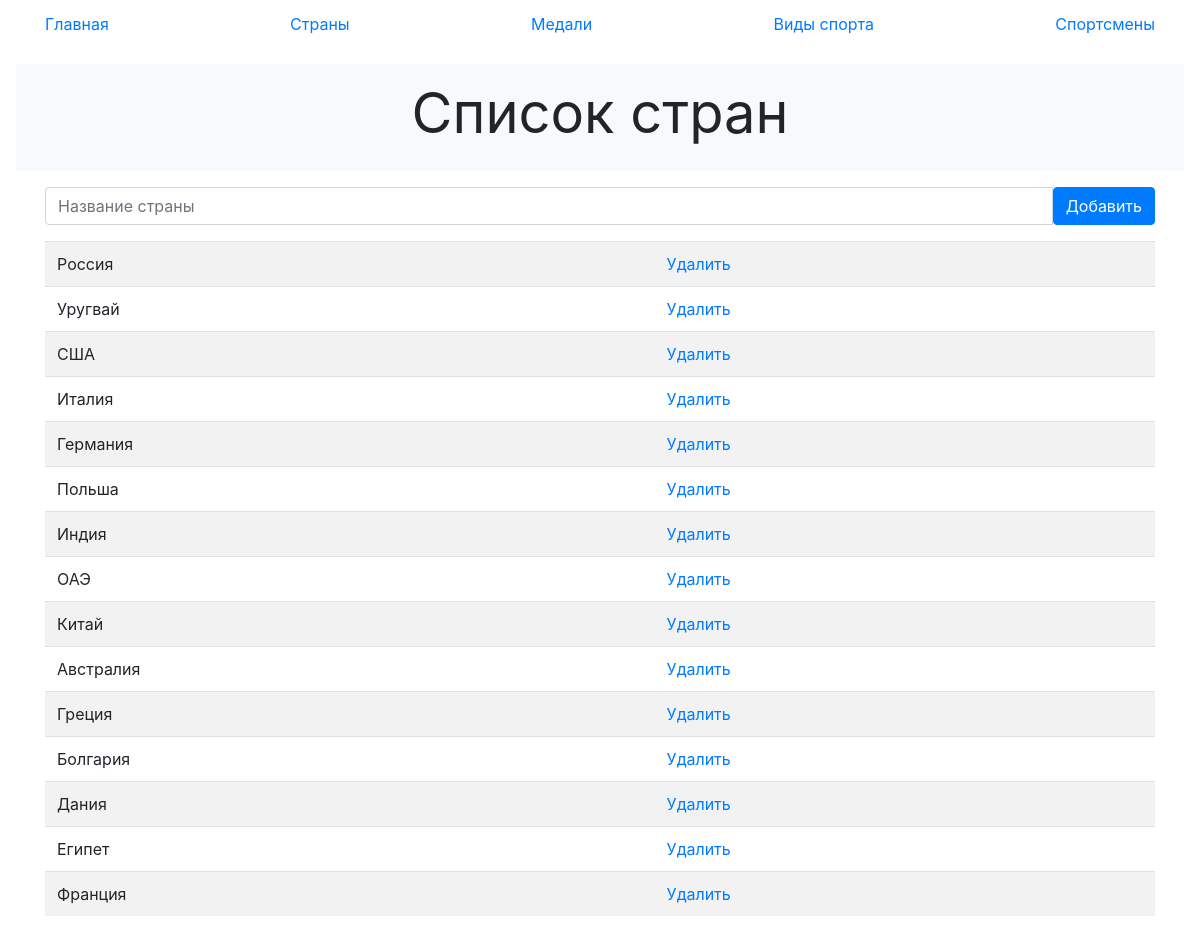
/countries.php, run on the app's committed database.
### tables this page shows
CREATE TABLE `countries` (
  `IDcountry` int(11) NOT NULL,
  `country` text NOT NULL
);

### pages/country.php (the view, shortened to what this page needs)
<?php
  $result = mysqli_query($connection, "SELECT * FROM countries");
?>
<div id="center__block" class="position-relative overflow-hidden p-3 p-md-3 m-md-3 text-center bg-light">
  <div class="col-md-7 p-lg-7 mx-auto my-7">
    <h2 class="display-4 font-weight-normal">Список стран</h2>
  </div>
</div>
<div class="container marketing">
  <form action="" method="post">
    <div class="input-group mb-3">
      <input type="text" class="form-control" name="country" placeholder="Название страны" >
      <input type="submit" class="btn btn-primary" value="Добавить">
    </div>
  </form>
  <table class="table table-striped">
    <?php
      while ($row = mysqli_fetch_row($result)){
        echo " <tr>
        <td> $row[1] </td>
        <td>
          <a href='?del={$row[0]}'> Удалить </a>
        </td>
        </tr>";
      }
    ?>
  </table>
</div>

### data on the page
countries: country "Россия"
countries: country "Уругвай"
countries: country "США"
countries: country "Италия"
countries: country "Германия"
countries: country "Польша"
countries: country "Индия"
countries: country "ОАЭ"
countries: country "Китай"
countries: country "Австралия"
countries: country "Греция"
countries: country "Болгария"
countries: country "Дания"
countries: country "Египет"
countries: country "Франция"

### other printed values
$name "Главная"
$name "Страны"
$name "Медали"
$name "Виды спорта"
$name "Спортсмены"
